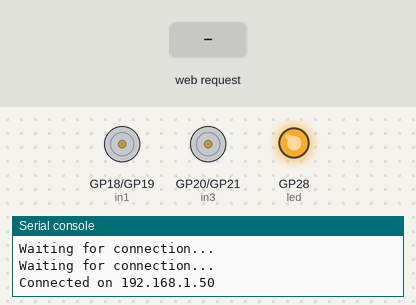
The program below on a simulated Raspberry Pi Pico running MicroPython. Shown: motor-driver pin pairs drawn as motors (green arrow = first pin HIGH = forward, orange = second pin HIGH = backward, longer = more drive), output pins drawn as LEDs (lit = HIGH), the last lines printed to the serial console. Dashed ring = blinking. Inputs (shaded band) come from the test bench. WiFi joins after 1.5 s; values from a settings file that is not in the repository are placeholders.

Above: at 3.7 s.
3.8 s: HTTP request GET /forward? received
At 4.5 s:
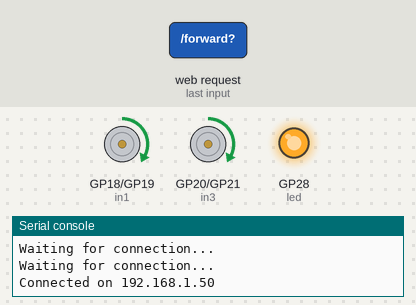
5.5 s: HTTP request GET /slow? received
At 5.68 s:
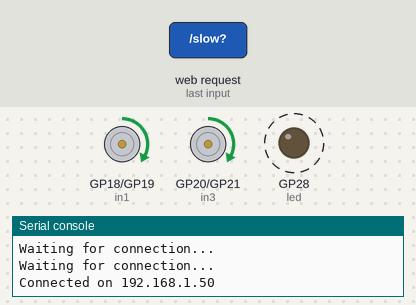
7.5 s: HTTP request GET /fast? received
At 9.0 s:
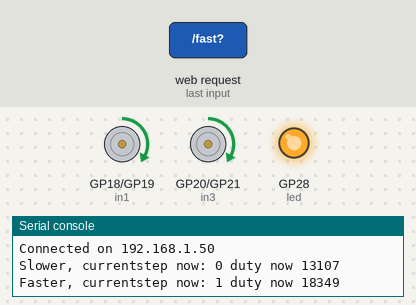
9.3 s: HTTP request GET /left? received
At 9.9 s:
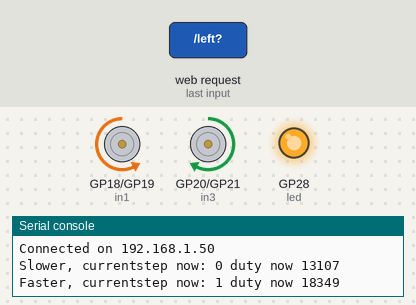
11.0 s: HTTP request GET /right? received
At 12.4 s:
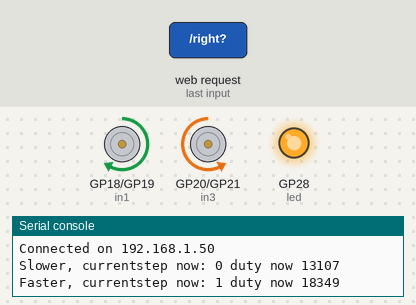
12.7 s: HTTP request GET /back? received
At 13.7 s:
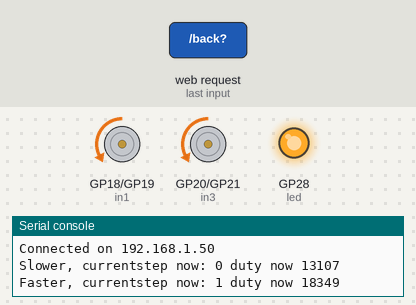
Timing chart, 0 to 15.4 s (numbered marks = the images above; inputs shaded):
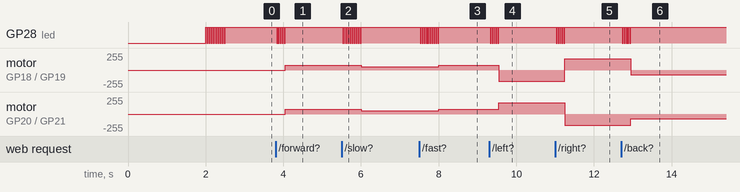

The program:

4WD_DRV8833.py
```python
import network
import socket
from time import sleep
import machine, neopixel
from machine import Pin, PWM
from secret import ssid,password,hostname
led = Pin(28, Pin.OUT)
kip = 0.025

frq = 20 # lower number gets more torque at the wheels
dutymax = 65535 # highest duty cycle value
dutymin = dutymax * 0.2 # lowest
dutyrange = dutymax-dutymin
steps = 10 # No of speed controller steps
currentstep = 1 # initialise at slow speed
duty = int(dutymin+(dutyrange/10)*currentstep)
lastaction = "" # the module to run after speed change

in1 = machine.PWM(Pin(18)) # fwd
in1.freq(frq)
in2 = machine.PWM(Pin(19)) # bwd
in2.freq(frq)
in3 = machine.PWM(Pin(20)) # fwd
in3.freq(frq)
in4 = machine.PWM(Pin(21)) # bwd
in4.freq(frq)

def LEDon():
    led.on()
def LEDoff():
    led.off()
def blink (n):
    for times in range (n):
        led.on()
        sleep(kip)
        led.off()
        sleep(kip)
    led.on()
def fwd():
    global lastaction
    lastaction = "f"
    blink (5)
    in1.duty_u16(duty)
    in3.duty_u16(duty)
    in2.duty_u16(0)
    in4.duty_u16(0)
def bwd():
    global lastaction
    lastaction = "b"
    blink (5)
    in1.duty_u16(0)
    in3.duty_u16(0)
    in2.duty_u16(duty)
    in4.duty_u16(duty)
def stop():
    global lastaction
    lastaction = "s"
    LEDoff()
    in1.duty_u16(0)
    in3.duty_u16(0)
    in2.duty_u16(0)
    in4.duty_u16(0)
def right():
    global lastaction
    lastaction = "r"
    blink (5)
    in1.duty_u16(int(dutymax*0.65))
    in3.duty_u16(0)
    in2.duty_u16(0)
    in4.duty_u16(int(dutymax*0.65))
def left():
    global lastaction
    lastaction = "l"
    blink (5)
    in1.duty_u16(0)
    in3.duty_u16(int(dutymax*0.65))
    in2.duty_u16(int(dutymax*0.65))
    in4.duty_u16(0)
def slow():
    global currentstep, duty
    if (currentstep > 0):
        currentstep -= 1
        duty = int(dutymin+(dutyrange/10)*currentstep)
    blink (5)
    print ("Slower, currentstep now:",currentstep,"duty now",duty)
    if lastaction == "f":
        fwd()
    elif lastaction == "b":
        bwd()
    elif lastaction == "r":
        right()
    elif lastaction == "l":
        left()
    elif lastaction == "s":
        stop()
def fast():
    global currentstep, duty
    if (currentstep < steps):
        currentstep += 1
        duty = int(dutymin+(dutyrange/10)*currentstep)
    blink (5)
    print ("Faster, currentstep now:",currentstep,"duty now",duty)
    if lastaction == "f":
        fwd()
    elif lastaction == "b":
        bwd()
    elif lastaction == "r":
        right()
    elif lastaction == "l":
        left()
    elif lastaction == "s":
        stop()
def connect():
    #Connect to WLAN
    wlan = network.WLAN(network.STA_IF)
    wlan.active(True)
    network.hostname(hostname)
    wlan.connect(ssid, password)
    while wlan.isconnected() == False:
        print('Waiting for connection...')
        sleep(1)
    ip = wlan.ifconfig()[0]
    print(f'Connected on {ip}')
    blink (10)
    return ip
def open_socket(ip): # Open a socket
    address = (ip, 80)
    connection = socket.socket()
    connection.bind(address)
    connection.listen(1)
    return connection

def webpage():
    #Template HTML
    html = f"""
            <!DOCTYPE html>
            <html>
            <head>
            <title>4WD Robot Control</title>
            </head>
            <body>
            <center><b>
            <table>
            <tr>
            <td>
            <form action="./fast">
            <input type="submit" value="Faster" style="background-color: #eb9234; border-radius: 50px; height:175px; width:120px; font-weight: bold; border: none; color: blue; padding: 16px 24px; margin: 4px 2px"  />
            </form>
            </td>
            <td>
            <form action="./forward">
            <input type="submit" value="Forward" style="background-color: #04AA6D; border-radius: 15px; height:120px; width:175px; border: none; color: white; padding: 16px 24px; margin: 4px 2px"  />
            </form>
            </td>
            <td>
            <form action="./null">
            <input type="submit" value="null" style="background-color: #FFFFFF; border-radius: 15px; height:120px; width:120px; border: none; color: white; padding: 16px 24px; margin: 4px 2px" />
            </form>
            </td>
            </tr>
            </table>
            <table>
            <tr>
            <td><form action="./left">
            <input type="submit" value="Left" style="background-color: #04AA6D; border-radius: 15px; height:120px; width:175px; border: none; color: white; padding: 16px 24px; margin: 4px 2px" />
            </form>
            </td>
            <td>
            <form action="./stop">
            <input type="submit" value="Stop" style="background-color: #FF0000; border-radius: 50px; height:150px; width:150px; font-weight: bold; border: none; color: white; padding: 16px 24px; margin: 4px 2px" />
            </form>
            </td>
            <td>
            <form action="./right">
            <input type="submit" value="Right" style="background-color: #04AA6D; border-radius: 15px; height:120px; width:175px; border: none; color: white; padding: 16px 24px; margin: 4px 2px" />
            </form>
            </td>
            </tr>
            </table>
            <table>
            <tr>
            <td>
            <form action="./slow">
            <input type="submit" value="Slower" style="background-color: #eb9234; border-radius: 50px; height:175px; width:120px; font-weight: bold; border: none; color: blue; padding: 16px 24px; margin: 4px 2px"  />
            </form>
            </td>
            <td>
            <form action="./back">
            <input type="submit" value="Back" style="background-color: #04AA6D; border-radius: 15px; height:120px; width:175px; border: none; color: white; padding: 16px 24px; margin: 4px 2px" />
            </form>
            </td>
            <td>
            <form action="./null">
            <input type="submit" value="null" style="background-color: #FFFFFF; border-radius: 15px; height:120px; width:120px; border: none; color: white; padding: 16px 24px; margin: 4px 2px" />
            </form>
            </td>
            </tr>
            </table>
            </body>
            </html>
            """
    return str(html)

def serve(connection):
    #Start web server
    while True:
        client = connection.accept()[0]
        request = client.recv(1024)
        request = str(request)
        try:
            request = request.split()[1]
        except IndexError:
            pass
        if request == '/forward?':
            fwd()
        elif request =='/left?':
            left()
        elif request =='/stop?':
            stop()
        elif request =='/right?':
            right()
        elif request =='/back?':
            bwd()
        elif request =='/slow?':
            slow()
        elif request =='/fast?':
            fast()
        html = webpage()
        client.send(html)
        client.close()
#Stop the robot as soon as possible
stop()

try:
    ip = connect()
    connection = open_socket(ip)
    serve(connection)
    sleep(0.25)
except KeyboardInterrupt:
    stop()
    LEDoff()
    machine.reset()

    
```

Measured:
- after the input at 3.8 s, GP28 (led): alternates HIGH for 0.03 s and LOW for 0.03 s, 10 changes in all, then stays HIGH, starting at once; motor on GP18 (in1) / GP19 (in2), motor on GP20 (in3) / GP21 (in4): stopped → forward 71/255 after 0.25 s
- after the input at 5.5 s, GP28 (led): alternates HIGH for 0.03 s and LOW for 0.03 s, 20 changes in all, then stays HIGH, starting at once; motor on GP18 (in1) / GP19 (in2), motor on GP20 (in3) / GP21 (in4): forward 71/255 → forward 51/255 after 0.50 s
- after the input at 7.5 s, GP28 (led): alternates HIGH for 0.03 s and LOW for 0.03 s, 20 changes in all, then stays HIGH, starting at once; motor on GP18 (in1) / GP19 (in2), motor on GP20 (in3) / GP21 (in4): forward 51/255 → forward 71/255 after 0.50 s
- after the input at 9.3 s, GP28 (led): alternates HIGH for 0.03 s and LOW for 0.03 s, 10 changes in all, then stays HIGH, starting at once; motor on GP18 (in1) / GP19 (in2): forward 71/255 → backward 166/255 after 0.25 s; motor on GP20 (in3) / GP21 (in4): forward 71/255 → forward 166/255 after 0.25 s
- after the input at 11.0 s, GP28 (led): alternates HIGH for 0.03 s and LOW for 0.03 s, 10 changes in all, then stays HIGH, starting at once; motor on GP18 (in1) / GP19 (in2): backward 166/255 → forward 166/255 after 0.25 s; motor on GP20 (in3) / GP21 (in4): forward 166/255 → backward 166/255 after 0.25 s
- after the input at 12.7 s, GP28 (led): alternates HIGH for 0.03 s and LOW for 0.03 s, 10 changes in all, then stays HIGH, starting at once; motor on GP18 (in1) / GP19 (in2): forward 166/255 → backward 71/255 after 0.25 s; motor on GP20 (in3) / GP21 (in4): backward 166/255 → backward 71/255 after 0.25 s
